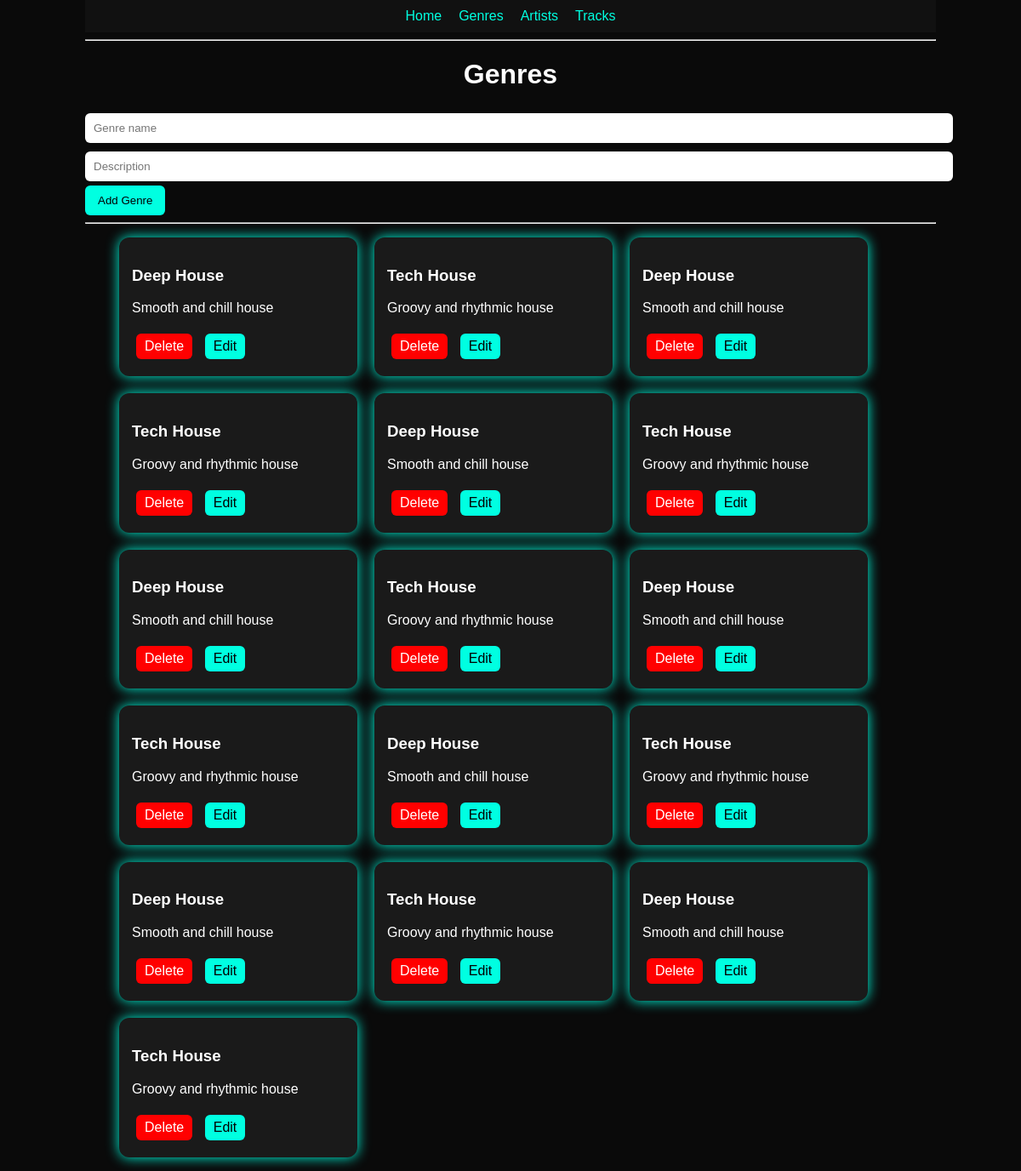
Page /genres on the earlier database version.
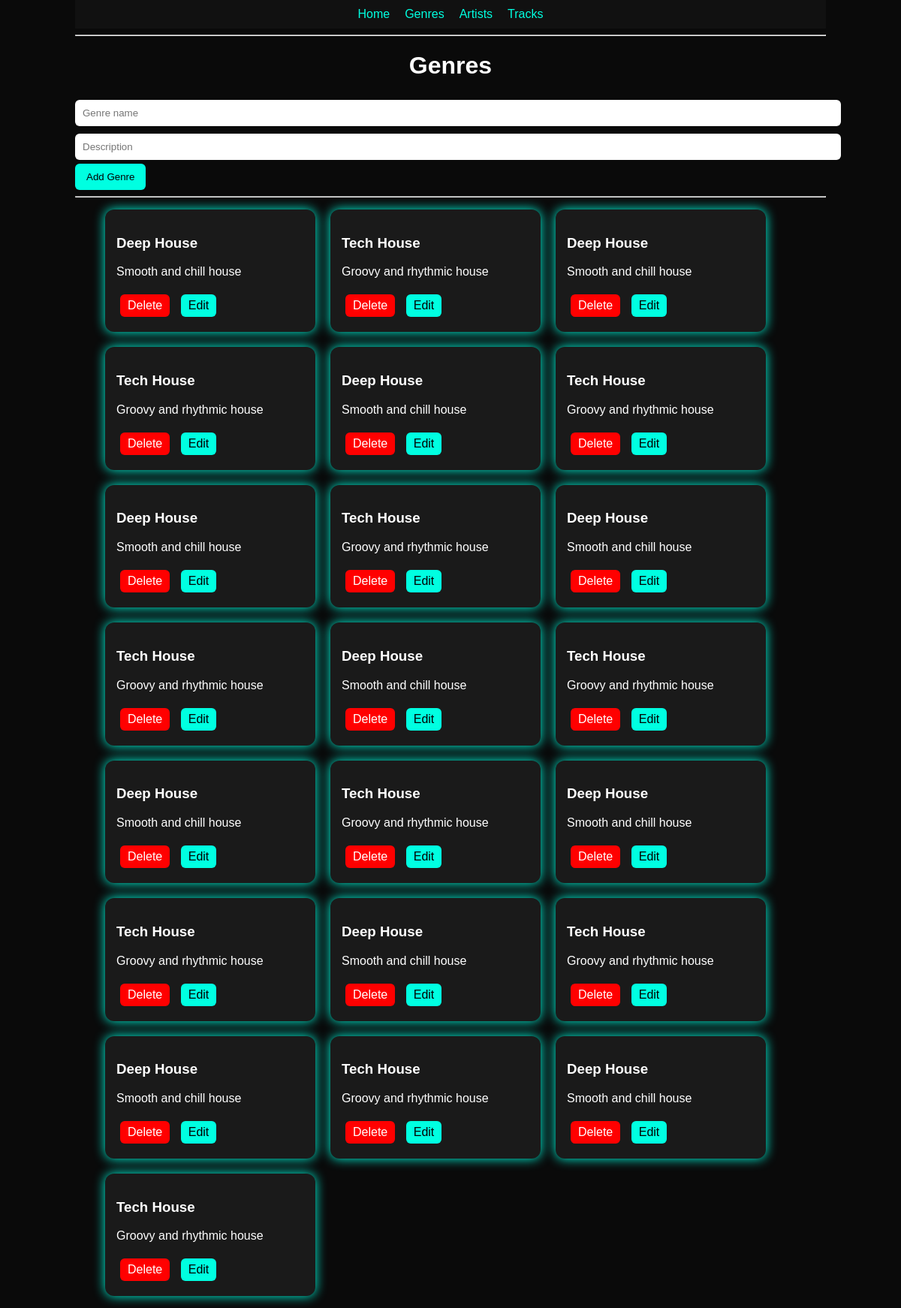
Same page on the later database version.
### tables this page shows
CREATE TABLE genres (
        id INTEGER PRIMARY KEY AUTOINCREMENT,
        name TEXT NOT NULL,
        description TEXT
    );

### app.py (the view)
@app.route("/genres")
def genres():
    conn = sqlite3.connect("database.db")
    cursor = conn.cursor()
    cursor.execute("SELECT * FROM genres")
    genres = cursor.fetchall()
    conn.close()
    return render_template("genres.html", genres=genres)

### templates/genres.html
{% extends "base.html" %}
{% block content %}
<h1>Genres</h1>
<form action="/add_genre" method="POST">
    <input type="text" name="name" placeholder="Genre name" required>
    <input type="text" name="description" placeholder="Description">
    <button type="submit">Add Genre</button>
</form>
<hr>
<ul>
    <div class="card-container">
    {% for genre in genres %}
        <div class="card">
            <h3>{{ genre[1] }}</h3>
            <p>{{ genre[2] }}</p>
            <a class="btn delete" href="/delete_genre/{{ genre[0] }}">Delete</a>
            <a class="btn edit" href="/edit_genre/{{ genre[0] }}">Edit</a>
        </div>
    {% endfor %}
    </div>
</ul>
{% endblock %}

### templates/base.html (shortened to what this page needs)
<!DOCTYPE html>
<html>
<head>
    <link rel="stylesheet" href="{{ url_for('static', filename='style.css') }}">
</head>
<body>
    <nav>
        <a href="/">Home</a>
        <a href="/genres">Genres</a>
        <a href="/artists">Artists</a>
        <a href="/tracks">Tracks</a>
    </nav>
    <hr>
    {% block content %}{% endblock %}
</body>
</html>

### static/style.css (style rules this page uses)
body { background-color: #0a0a0a; color: white; font-family: Arial, sans-serif; max-width: 1000px; margin: auto; }
nav { background: #111; padding: 10px; display: flex; justify-content: center; gap: 20px; }
nav a { color: #00ffe1; text-decoration: none; }
input, select { width: 100%; padding: 10px; margin: 5px 0; border-radius: 6px; border: none; }
button { padding: 10px 15px; background: #00ffe1; border: none; border-radius: 6px; cursor: pointer; }
.btn { display: inline-block; padding: 6px 10px; margin: 5px; border-radius: 6px; text-decoration: none; }
.edit { background: #00ffe1; color: black; }
.delete { background: red; color: white; }
.card-container { display: flex; flex-wrap: wrap; gap: 20px; }
.card { background: #1a1a1a; padding: 15px; border-radius: 12px; width: 250px; box-shadow: 0 0 15px #00ffe1; }
h1 { text-align: center; }

Differences in the rows shown:
added genres: name "Deep House", description "Smooth and chill house"
added genres: name "Tech House", description "Groovy and rhythmic house"
added genres: name "Deep House", description "Smooth and chill house"
added genres: name "Tech House", description "Groovy and rhythmic house"
added genres: name "Deep House", description "Smooth and chill house"
added genres: name "Tech House", description "Groovy and rhythmic house"
